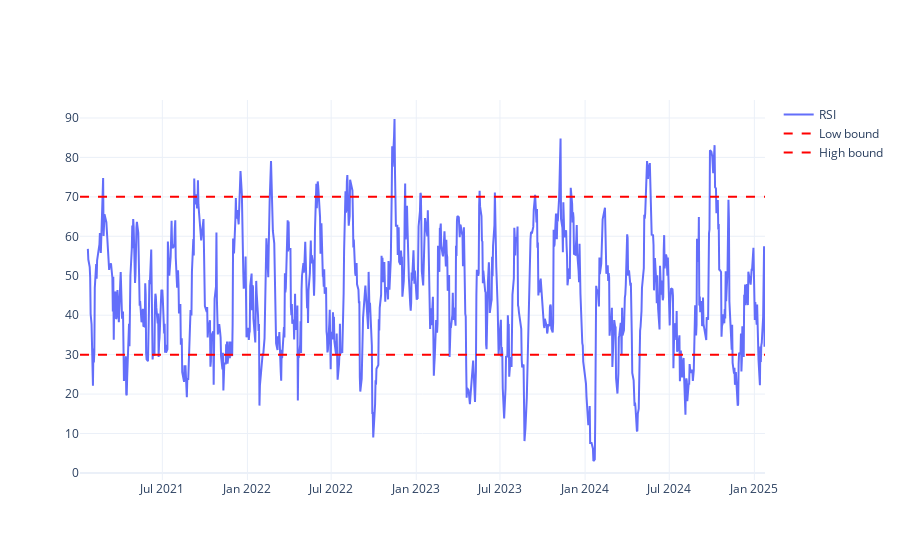

Notebook code cell kept with this figure:
### Code cell
import plotly.graph_objects as go

rsi = rsi = go.Scatter(x=df_rsi.index, y=df_rsi['RSI'], name="RSI")
fig = go.Figure(rsi)

rsi_low_line = go.Scatter(x=df_rsi.index, y=(df_rsi['RSI']/df_rsi['RSI']).fillna(1)*30,line=dict(color='red',dash='dash'),name='Low bound')
rsi_high_line = go.Scatter(x=df_rsi.index, y=(df_rsi['RSI']/df_rsi['RSI']).fillna(1)*70,line=dict(color='red',dash='dash'),name='High bound')

fig.add_trace(rsi_low_line)
fig.add_trace(rsi_high_line)

fig.show()

### Figure 1 — Plotly figure (JSON) as saved in the notebook; plotly's stock layout.template omitted (floating-point values rounded to 4 significant figures; data arrays with more than 128 entries replaced by an {"elided": "..."} marker saying what was removed)
{"data": [{"name": "RSI", "type": "scatter", "x": {"elided": "1000 str values"}, "y": {"elided": "1000 float values"}}, {"line": {"color": "red", "dash": "dash"}, "name": "Low bound", "type": "scatter", "x": {"elided": "1000 str values"}, "y": {"elided": "1000 int values"}}, {"line": {"color": "red", "dash": "dash"}, "name": "High bound", "type": "scatter", "x": {"elided": "1000 str values"}, "y": {"elided": "1000 int values"}}], "layout": {}}
